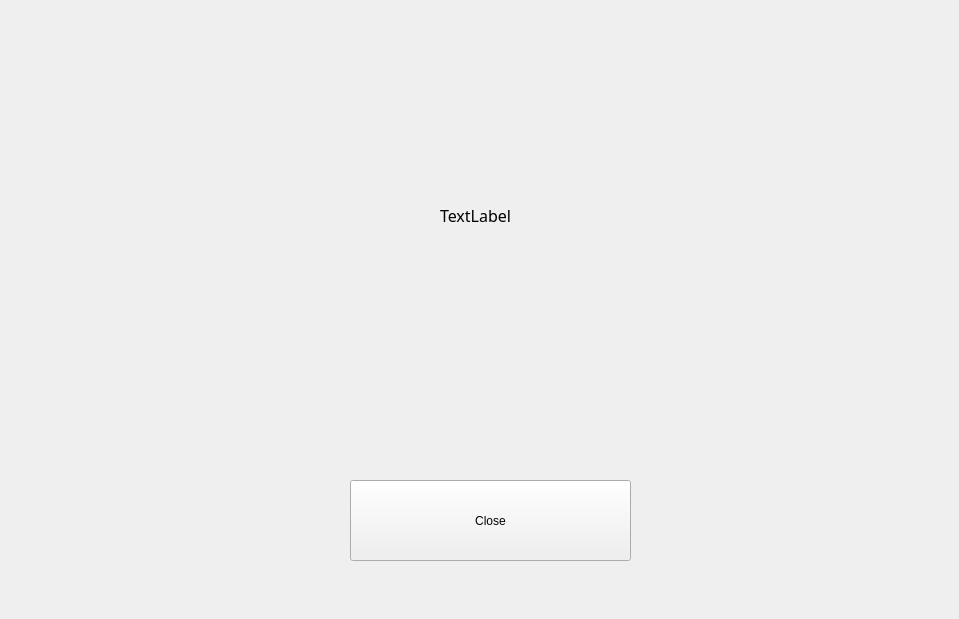
<?xml version="1.0" encoding="UTF-8"?>
<ui version="4.0">
 <class>Server</class>
 <widget class="QWidget" name="Server">
  <property name="geometry">
   <rect>
    <x>0</x>
    <y>0</y>
    <width>959</width>
    <height>619</height>
   </rect>
  </property>
  <property name="windowTitle">
   <string>Server</string>
  </property>
  <widget class="QPushButton" name="btn_close">
   <property name="geometry">
    <rect>
     <x>350</x>
     <y>480</y>
     <width>281</width>
     <height>81</height>
    </rect>
   </property>
   <property name="text">
    <string>Close</string>
   </property>
  </widget>
  <widget class="QLabel" name="lbl_ip_port">
   <property name="geometry">
    <rect>
     <x>60</x>
     <y>120</y>
     <width>831</width>
     <height>191</height>
    </rect>
   </property>
   <property name="font">
    <font>
     <family>Noto Sans</family>
     <pointsize>12</pointsize>
    </font>
   </property>
   <property name="layoutDirection">
    <enum>Qt::LeftToRight</enum>
   </property>
   <property name="text">
    <string>TextLabel</string>
   </property>
   <property name="alignment">
    <set>Qt::AlignCenter</set>
   </property>
  </widget>
  <widget class="QLabel" name="lbl_message">
   <property name="geometry">
    <rect>
     <x>266</x>
     <y>350</y>
     <width>451</width>
     <height>34</height>
    </rect>
   </property>
   <property name="font">
    <font>
     <family>Noto Sans</family>
     <pointsize>10</pointsize>
    </font>
   </property>
   <property name="text">
    <string/>
   </property>
  </widget>
 </widget>
 <resources/>
 <connections/>
</ui>
